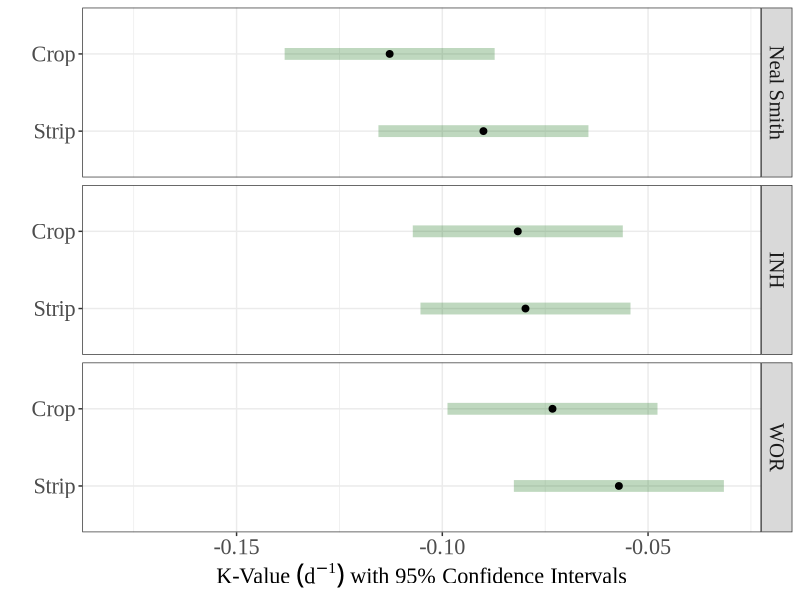

This figure's R source:
library("readxl")
library("emmeans")
library("ggplot2")
theme_set(theme_bw())

#Create Plots for ermB, ermF, sul2, tet44, and tetM by changing gene name

data <- read_xlsx("figure_3_data.xlsx", sheet = "Sheet1")
data$Site <- factor(data$Site, levels = c("Neal Smith", "INH", "WOR"))
data$Vegetation <- factor(data$Vegetation, levels = c("Strip", "Crop"))

mod_ermF <- lm(log(ermF_rel) ~ Day + Vegetation + Site + Day:Vegetation + Day:Site + Site:Vegetation + Day:Site:Vegetation,
               data = data)

em <- emtrends(mod_ermF, pairwise ~ Vegetation | Site, var = "Day")

tiff(file = "ermF.tiff", width = 7, height = 4, units = "in", res = 500)

plot(em, ylab = "", xlab = "K-Value"~(d^-1)~"with 95% Confidence Intervals", colors = c("black", "darkgreen")) +
  facet_grid(rows = vars(Site)) +
  xlim(-0.18, -0.03) +
  theme(axis.title.x = element_text(family = "Times New Roman", size = 16),
        axis.title.y = element_text(family = "Times New Roman", size = 16),
        axis.text.x = element_text(family = "Times New Roman", size = 16),
        axis.text.y = element_text(family = "Times New Roman", size = 16),
        strip.text.y = element_text(family = "Times New Roman", size = 15))
  
dev.off()
